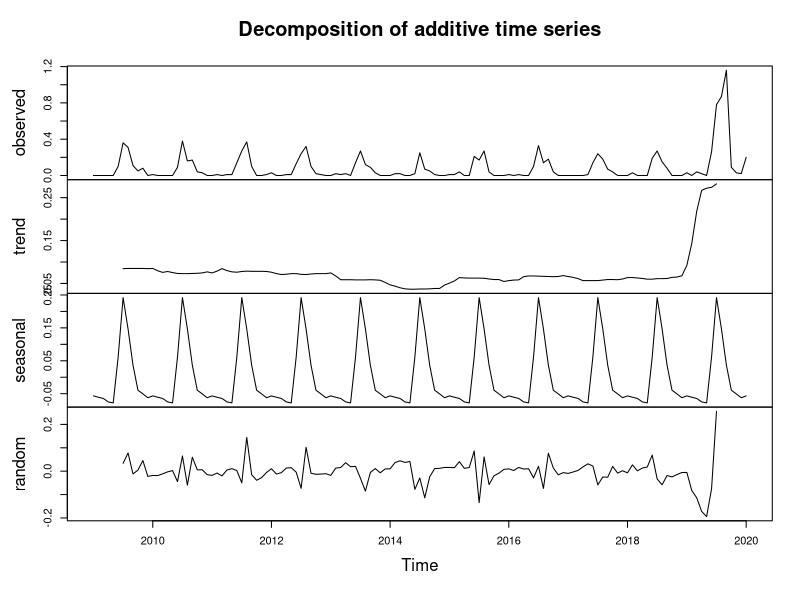

This chart was generated by the following R code: (Note: this script raises an error after producing the figure.)
library("TTR")
library("forecast")
setwd('C:/Users/Sajmal/Documents/Studies/Term3/TSFT')
percip <- read.csv("perc_nagpur.csv", header=TRUE)
percts <- ts(percip[,3],start =c(2009,1), frequency=12)
plot(decompose(percts))

Acc <- function(Yhat,Y) {
  error <- Y - Yhat
  err <- error[!is.na(error)]	#remove NA
  Y <- Y[!is.na(error)]
  MSE <- sqrt(round(mean(err^2), 2))
  MAE <- round(mean(abs(err)), 2)
  MAPE <- round(mean(abs(err/Y)) * 100, 3)
  ErrVec <- cbind(MSE, MAE, paste(toString(MAPE),"%"))
  colnames(ErrVec) <- c("RMSE","MAE","MAPE")
  return(ErrVec)
}

# Simple Exponential Smoothing 
ts1 <- window(percts, end=c(2017,12))
ts2 <- window(percts, start=c(2018, 01))
ts1.decomposed <- decompose(ts1, type="additive")
ts2.new <- ts2 - ts2.decomposed$trend - ts2.decomposed$seasonal
ts2.decomposed <- decompose(ts2, type="additive")
ts2.new <- ts2 - ts2.decomposed$trend - ts2.decomposed$seasonal
plot(ts1.new)
fc <- ses(ts1.new,h=25,fan=FALSE)
class(fitted(fc))
Acc(fitted(fc), ts1 )
res <- ts1 - fitted(fc)
plot(res) 
acf(res)
Box.test(res, lag = 13, type = "Ljung-Box")
predict(fc,25)
result.ses <- Acc(predict(fc,25)$mean, ts2.new)


#Holt's method on deseasonalized data

ts1 <- window(percts, end=c(2017,12))
ts2 <- window(percts, start=c(2018, 01))

ts1 <- decompose(ts1)
ts1.deseason <- seasadj(ts1)
fc <- holt(ts1.deseason,h=25)

matrix_fc <- as.matrix(fitted(fc))
Acc(matrix_fc, as.matrix(ts1.deseason))
res <- ts1.deseason - matrix_fc
plot(res) 
acf(res) 
Box.test(res, lag = 13, type = "Ljung-Box")
x <- (predict(fc,25))

ts2 <- decompose(ts2)
ts2.deseason <- seasadj(ts2)
predict(fc,25)
result.holt<- Acc((predict(fc,25))$mean, ts2.deseason)


#Holt Winters on Original data
ts1 <- window(percts, end=c(2017,12))
ts2 <- window(percts, start=c(2018, 01))

fc <- hw(ts1,seasonal = "additive" )

Acc(as.matrix(fitted(fc)), ts1 )
res <- ts1 - as.matrix(fitted(fc))
plot(res) 
acf(res) 
Box.test(res, lag = 13, type = "Ljung-Box")
x <- (predict(fc,25))
predict(fc,25)
result.holtwint <- Acc((predict(fc,25))$mean, ts2)


pred_results<- rbind(result.ses,result.holt,result.holtwint)
pred_results
